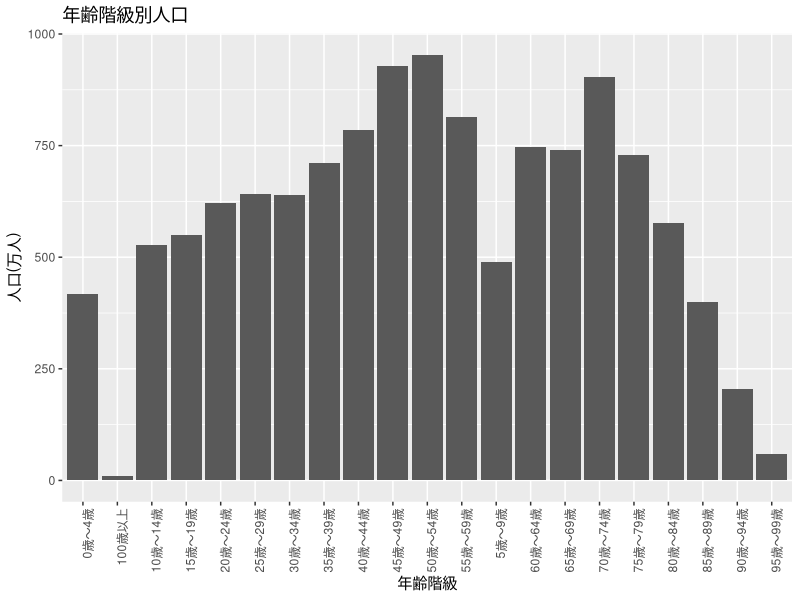

Here is the R script that generated this plot:
#print(1)
# 1 - 1
# c()
# mean

# sec1-1
print('sec1-1')
x01 <- 10
x01<- x01 + 2
x01 <- x01 * 3
x01 <- x01 - 6
x01 <- x01/3
x01
print("1-1-2")
x01 <- 6
x02<- 4
x03 <- x01 +x02
x01 <- 7
x02 <- 5
x03


print('1-1-3')
x01 <- 10
x02 <- x01+2
x03 <- x02*3
x04 <- x03 -6
x05 <- x04/3
x04

print('1-2-2')
x01 <- c(118,119,120,121,123)
x01[2:4]
x01[1]

print('1-2-3')
x01 <- c(118,119,120,121,123)
x02 <- length(x01)
x02
print('1-2-4')
x01 <- c(117,119,120,121,123)
mean(x01)
print('1-2-5')
x01 <- c(117,119,120,121,123)
x02 <- c(58,59,60,61,62)
x03 <- data.frame(height=x01, weight=x02)
x03[3,2]
x03
# sec1-3
# ファイルの読み込み
install.packages('tidyyerse')
install.packages('knitr')
library(tidyverse)
read_table("Data/A01L01.txt")
read_csv("Data/A01L02.csv")
read_tsv('Data/A01L03.tsv')
print('sec-1-3-1')
x01 <- read_table2("Data/E01P01.txt")
x01[1,1]

x01 <- read_csv("Data/E01P01.txt")
x01[1,1]
x01 <- read_table2("Data/E01P02.csv")
x01[1,1]
x01<-read_csv("Data/E01P02.csv")
x01[1,1]

print("sec-1-test")
x01 <- 10
x02 <- x01+2
x03 <- x02*3
x04 <- x03 -6
x05 <- x04/3
x04


x01 <- c(118,119,120,121,123)
x02 <- length(x01)
x02

x01 <- c(117,119,120,121,123)
x02 <- c(58,59,60,61,62)
x03 <- data.frame(height=x01, weight=x02)
x03[3,2]

library(tidyverse)
x01 <- read_csv("Data/E01P01.txt")
x01[1,1]

print('sec-2-1-3')
x21 <- read_csv("E02P01.csv")
x22 <- table(x21$study,x21$result)
x22
x23 <- prop.table(x22)
x23
x24 <- addmargins(x22)
x24

x21 <- read_csv("E02P01.csv")
x22 <- table(x21$study,x21$result)
x22
x23 <- prop.table(x22)
x23
x24 <- addmargins(x23)
x24
# 小テスト 2-2
x21 <- read_csv("E02P01.csv")
x22 <- table(x21$study,x21$result)
x22
x23 <- prop.table(x22)
x23
x24 <- addmargins(x22)
x24
library(ggplot2)
library(magrittr)
library(dplyr)

jinko <- read.csv("jinko.csv")
jinko2 <-  jinko[c(4,7)]
jinko2 <- jinko2 %>% arrange(年齢階級)
ggplot(jinko2, aes(x = 年齢階級, y = 男女計)) +
  geom_bar(stat = "identity") +
  labs(x = "年齢階級", y = "人口(万人)", title = "年齢階級別人口") +
     theme(axis.text.x = element_text(angle = 90, hjust = 1))

install.packages('tidyyerse')
install.packages('knitr')
install.packages('ggplot2')
